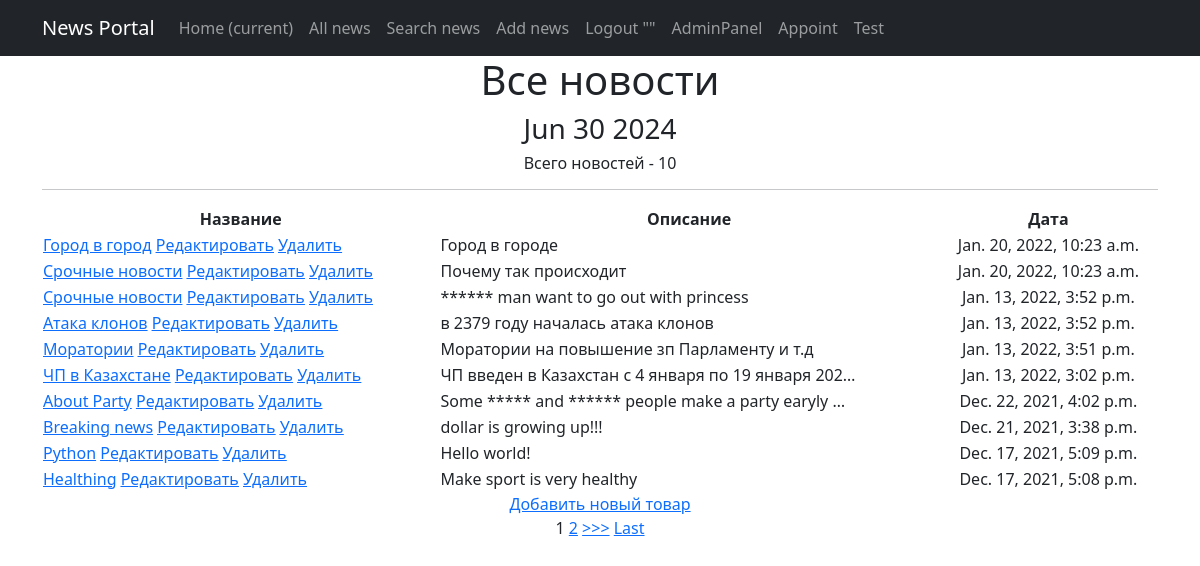
Page /news/ on the committed database.
### news/models.py (models this page shows, shortened)
class Post(models.Model):
    author = models.ForeignKey(Author, on_delete=models.CASCADE)
    NEWS = 'NW'
    ARTICLE = 'AR'
    CATEGORY_CHOICES = (
        (NEWS, 'Новость'),
        (ARTICLE, 'Статья'),
    )
    categoryType = models.CharField(max_length=2, choices=CATEGORY_CHOICES, default=ARTICLE)
    dateCreation = models.DateTimeField(auto_now_add=True)
    postCategory = models.ManyToManyField(Category, through='PostCategory')
    title = models.CharField(max_length=128)
    text = models.TextField()
    rating = models.SmallIntegerField(default=0)

### news/views.py (the view)
# urls.py: path('', PostList.as_view()),
class PostList(ListView):
    model = Post
    template_name = 'news.html'
    context_object_name = 'news'
    queryset = Post.objects.order_by('-dateCreation')
    paginate_by = 10
    def get_context_data(self, **kwargs):
        context = super().get_context_data(**kwargs)
        context['time_now'] = datetime.utcnow()
        context['value1'] = None
        context['filter'] = PostFilter(self.request.GET, queryset=self.get_queryset())
        context['categories'] = Category.objects.all()
        context['authors'] = Author.objects.all()
        context['form'] = PostForm()
        return context

### news/templatetags/custom_filters.py (called while the page is built)
@register.filter(name='Censor')
def Censor(value):
    Banned_List = ['idiot', 'stupid', 'donkey', 'Stupid']
    sentence = value.split()
    for i in Banned_List:
        for words in sentence:
            if i in words:
                pos = sentence.index(words)
                sentence.remove(words)
                sentence.insert(pos, '*' * len(i))
    return " ".join(sentence)

### templates/news.html (shortened to what this page needs)
{% extends 'flatpages/default.html' %}
{% load custom_filters %}
{% block content %}
    <h1>Все новости</h1>
    <h3>{{ time_now|date:'M d Y' }}</h3>
    <h6>Всего новостей - {{ news | length }}</h6>
    <hr>
    {% if news %}
        <table class="col-lg-12 text-center">
            <tr>
                <td>
                    <b>Название</b>
                </td>
                <td>
                    <b>Описание</b>
                </td>
                <td>
                    <b>Дата</b>
                </td>
            </tr>
        {% for new in news %}
            <tr>
                <td style="text-align: left">
                     <a href="{% url 'post_detail' new.id %}">{{ new.title | Censor }}</a>
                    <a href="{% url 'post_update' new.id %}"><u>Редактировать</u></a>
                    <a href="{% url 'post_delete' new.id %}"><u> Удалить </u></a>
                </td>
                <td style="text-align: left">
                    {{ new.text | truncatechars:50 | Censor }}
                </td>
                <td style="text-align: center">
                    {{ new.dateCreation }}
                </td>
            </tr>
        {% endfor %}
        </table>
    {% else %}
        <h2>Новостей нет!</h2>
    {% endif %}
<a href="{% url 'post_create' %}">Добавить новый товар</a> <br>
{% if is_paginated %}
    {% for num in page_obj.paginator.page_range %}
        {% if page_obj.number == num %}
            <a>{{ num }}</a>
        {% elif num > page_obj.number|add:'-3' and num < page_obj.number|add:'3' %}
            <a href="?page={{ num }}">{{ num }}</a>
        {% endif %}
    {% endfor %}
    {% if page_obj.has_next %}
        <a href="?page={{ page_obj.next_page_number }}">>>></a>
        <a href="?page={{ page_obj.paginator.num_pages }}">Last</a>
    {% endif %}
{% endif %}
{% endblock content %}

### templates/flatpages/default.html (shortened to what this page needs)
<!DOCTYPE html>
<html lang="en">
    <head>
        {% load static %}
        <link href="{% static 'css/styles.css' %}" rel="stylesheet" />
    </head>
    <body>
        <nav class="navbar navbar-expand-lg navbar-dark bg-dark static-top">
            <div class="container">
                <a class="navbar-brand" href="#">News Portal</a>
                <div class="collapse navbar-collapse" id="navbarResponsive">
                    <ul class="navbar-nav ml-auto">
                        <li class="nav-item active">
                            <a class="nav-link" href="/news/">Home
                                <span class="sr-only">(current)</span>
                            </a>
                        </li>
                        <li class="nav-item">
                            <a class="nav-link" href="/news/">All news</a>
                        </li>
                        <li class="nav-item">
                            <a class="nav-link" href="/news/search">Search news</a>
                        </li>
                        <li class="nav-item">
                            <a class="nav-link" href="/news/add">Add news</a>
                        </li>
                        <li class="nav-item">
                            <a class="nav-link" href="http://127.0.0.1:8000">Logout "{{request.user.username}}"</a>
                        </li>
                        <li class="nav-item">
                            <a class="nav-link" href="http://127.0.0.1:8000/admin">AdminPanel</a>
                        </li>
                        <li class="nav-item">
                            <a class="nav-link" href="{% url 'make_appointment' %}">Appoint</a>
                        </li>
                       <li class="nav-item">
                            <a class="nav-link" href="http://127.0.0.1:8000/appointment/appoint/">Test</a>
                       </li>
                    </ul>
                </div>
            </div>
        </nav>
        <div class="container">
   	        <div class="row">
       	        <div class="col-lg-12 text-center">
           	    {% block content %}
           	    {% endblock content %}
       	        </div>
   	        </div>
	    </div>
    </body>
</html>

### rows in the picture
Post: title|Censor "Город в город", text|Censor "Город в городе", dateCreation "Jan. 20, 2022, 10:23 a.m."
Post: title|Censor "Срочные новости", text|Censor "Почему так происходит", dateCreation "Jan. 20, 2022, 10:23 a.m."
Post: title|Censor "Срочные новости", text|Censor "****** man want to go out with princess", dateCreation "Jan. 13, 2022, 3:52 p.m."
Post: title|Censor "Атака клонов", text|Censor "в 2379 году началась атака клонов", dateCreation "Jan. 13, 2022, 3:52 p.m."
Post: title|Censor "Моратории", text|Censor "Моратории на повышение зп Парламенту и т.д", dateCreation "Jan. 13, 2022, 3:51 p.m."
Post: title|Censor "ЧП в Казахстане", text|Censor "ЧП введен в Казахстан с 4 января по 19 января 202…", dateCreation "Jan. 13, 2022, 3:02 p.m."
Post: title|Censor "About Party", text|Censor "Some ***** and ****** people make a party earyly …", dateCreation "Dec. 22, 2021, 4:02 p.m."
Post: title|Censor "Breaking news", text|Censor "dollar is growing up!!!", dateCreation "Dec. 21, 2021, 3:38 p.m."
Post: title|Censor "Python", text|Censor "Hello world!", dateCreation "Dec. 17, 2021, 5:09 p.m."
Post: title|Censor "Healthing", text|Censor "Make sport is very healthy", dateCreation "Dec. 17, 2021, 5:08 p.m."

### other values in the picture
{{ time_now|date:'M d Y' }} "Jun 30 2024"
{{ news | length }} "10"
{{ num }} "1"
{{ num }} "2"
